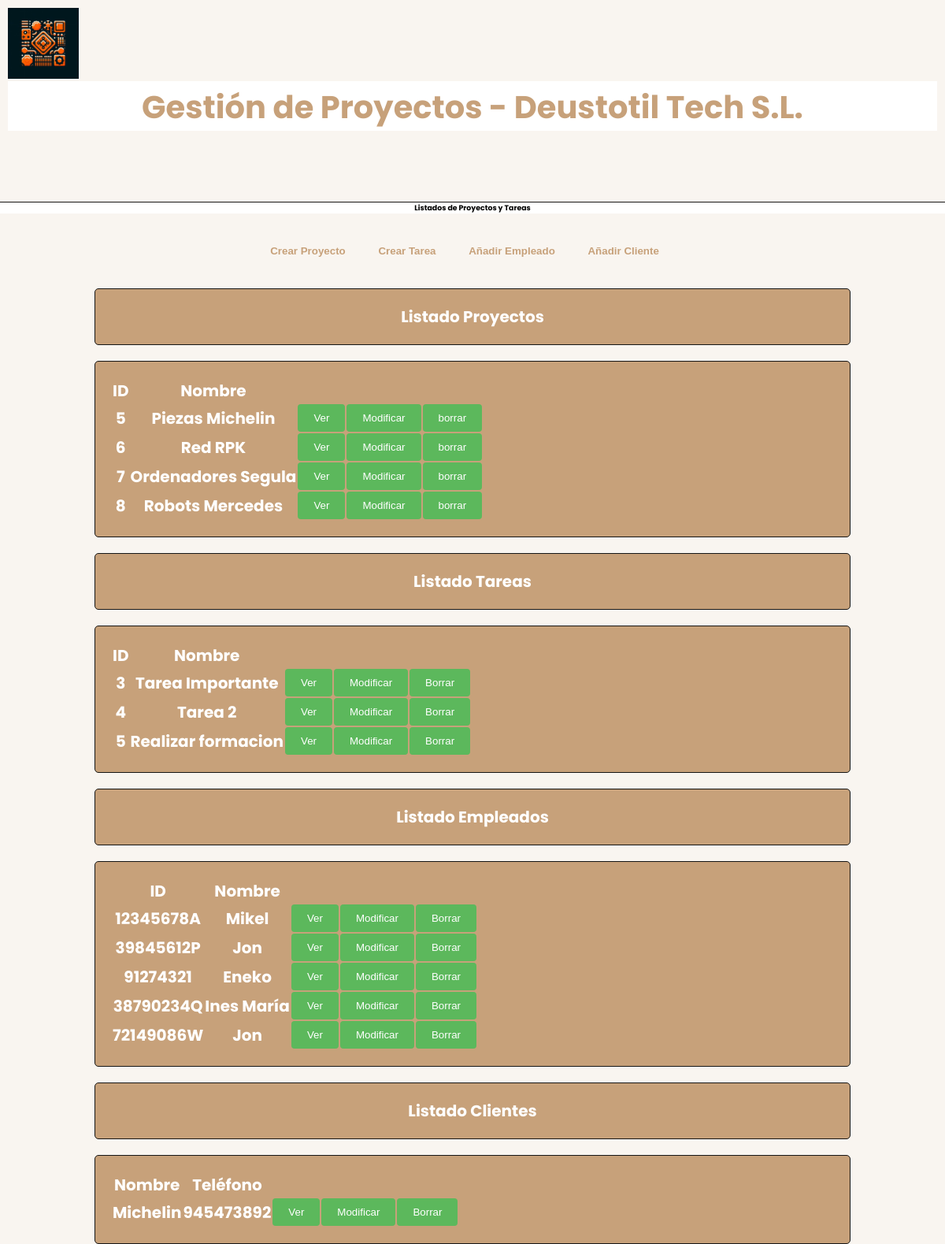
Before: /DjangoGePrApp/listados/ with the older database file.
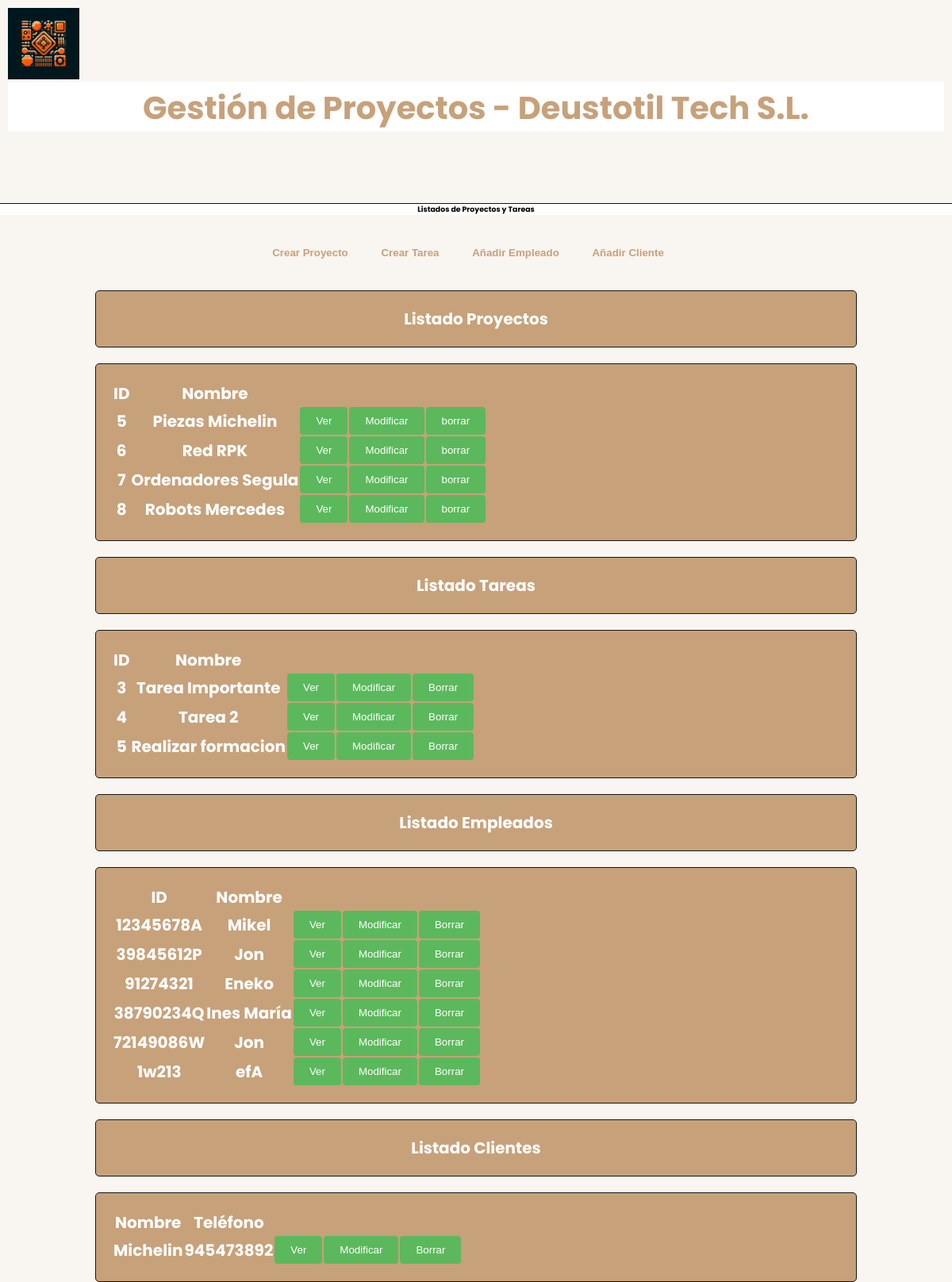
After: the same page with the newer database file.
### DjangoGePrApp/models.py (models this page shows, shortened)
class Proyecto(models.Model):
    Nombre = models.CharField(max_length=30)
    Descripcion = models.CharField(max_length=300)
    Fecha_Inicio = models.DateField()
    Fecha_Fin = models.DateField()
    Presupuesto = models.IntegerField()

class Tarea(models.Model):
    Nombre = models.CharField(max_length=30)
    Descripcion = models.CharField(max_length=300)
    Fecha_Inicio = models.DateField()
    Fecha_Fin = models.DateField()
    Nivel_Prioridad = models.CharField(
        max_length=10, choices=[("Alta", "Alta"), ("Media", "Media"), ("Baja", "Baja")]
    )
    Estado_Tarea = models.CharField(
        max_length=10,
        choices=[
            ("abierta", "Abierta"),
            ("asignada", "Asignada"),
            ("en_proceso", "En Proceso"),
            ("finalizada", "Finalizada"),
        ],
    )
    Notas = models.CharField(max_length=200)

class Empleado(models.Model):
    nombre = models.CharField(max_length=100)
    apellido = models.CharField(max_length=100)
    dni = models.CharField(max_length=20)
    telefono = models.CharField(max_length=20)
    email = models.EmailField()

class Cliente(models.Model):
    Nombre = models.CharField(max_length=30)
    Telefono = models.IntegerField()
    Direccion = models.CharField(max_length=100)

### DjangoGePrApp/views.py (the view)
# urls.py: path('listados/', views.listados, name='listados'),
def listados(request):
    proyectos = Proyecto.objects.all
    tareas = Tarea.objects.all
    empleados = Empleado.objects.all
    clientes = Cliente.objects.all
    context = {'titulo_pagina' : 'Listados de Proyectos y Tareas', 'lista_proyectos' : proyectos,
               'lista_tareas' : tareas, 'lista_empleados' : empleados, 'lista_clientes' : clientes}
    return render(request, 'listados.html', context)

### DjangoGePrApp/templates/listados.html
{% extends "header.html" %}
{% block contenido %}
<div class="contenedor">
  <div class="header">
      <button class="nav"><a href="{% url 'crearProyecto' %}">Crear Proyecto</a></button>
      <button class="nav"><a href="{% url 'crearTareas' %}">Crear Tarea</a></button>
      <button class="nav"><a href="{% url 'añadirEmpleado' %}">Añadir Empleado</a></button>
      <button class="nav"><a href="{% url 'añadirCliente' %}">Añadir Cliente</a></button>
  </div>
</div>
<h3 class="detallesProyecto">Listado Proyectos</h3>
<div class="formulario">
  <table>
    <tr>
      <th>ID</th>
      <th>Nombre</th>
      <th></th>
      <th></th>
      <th></th>
    </tr>
    {% for pro in lista_proyectos %}
    <tr>
      <th>{{ pro.id }}</th>
      <th>{{ pro.Nombre }}</th>
      <th>
        <button class="btnDet" type="submit"><a href="{% url 'detProyecto' pro.id %}">Ver</a></button>
      </th>
      <th>
        <button class="btnModificar" type="submit"><a href="{% url 'modificarProyecto' pro.id %}">Modificar</a></button>
      </th>
      <th>
        <button class="borrar" type="submit"><a href="{% url 'borrarProyecto' pro.id %}">borrar</a></button>
      </th>
    </tr>
    {% endfor %}
  </table>
</div>
<h3 class="detallesTarea">Listado Tareas</h3>
<div class="formulario">
  <table>
    <tr>
      <th>ID</th>
      <th>Nombre</th>
      <th></th>
      <th></th>
      <th></th>
    </tr>
    {% for tar in lista_tareas %}
    <tr>
      <th>{{ tar.id }}</th>
      <th>{{ tar.Nombre }}</th>
      <th>
        <button class="btnDet" type="submit"><a href="{% url 'detTarea' tar.id %}">Ver</a></button>
      </th>
      <th>
        <button class="btnModificar" type="submit"><a href="{% url 'modificarTarea' tar.id %}">Modificar</a></button>
      </th>
      <th>
        <button class="btnBorrar" type="submit"><a href="{% url 'borrarTarea' tar.id %}">Borrar</a></button>
      </th>
    </tr>
    {% endfor %}
  </table>
</div>
<h3 class="detallesEmpleado">Listado Empleados</h3>
<div class="formulario">
  <table>
    <tr>
      <th>ID</th>
      <th>Nombre</th>
      <th></th>
      <th></th>
      <th></th>
    </tr>
    {% for emp in lista_empleados %}
    <tr>
      <th>{{ emp.dni }}</th>
      <th>{{ emp.nombre }}</th>
      <th>
        <button class="btnDet" type="submit"><a href="{% url 'detEmpleado' emp.id %}">Ver</a></button>
      </th>
      <th>
        <button class="btnModificar" type="submit"><a href="{% url 'modificarEmpleado' emp.id %}">Modificar</a></button>
      </th>
      <th>
        <button class="btnBorrar" type="submit"><a href="{% url 'borrarEmpleado' emp.id %}">Borrar</a></button>
      </th>
    </tr>
    {% endfor %}
  </table>
</div>
<h3 class="detallesCliente">Listado Clientes</h3>
<div class="formulario">
  <table>
    <tr>
      <th>Nombre</th>
      <th>Teléfono</th>
      <th></th>
      <th></th>
      <th></th>
    </tr>
    {% for cli in lista_clientes %}
    <tr>
      <th>{{ cli.Nombre }}</th>
      <th>{{ cli.Telefono }}</th>
      <th>
        <button class="btnDet" type="submit"><a href="{% url 'detCliente' cli.id %}">Ver</a></button>
      </th>
      <th>
        <button class="btnModificar" type="submit"><a href="{% url 'modificarCliente' cli.id %}">Modificar</a></button>
      </th>
      <th>
        <button class="btnBorrar" type="submit"><a href="{% url 'borrarCliente' cli.id %}">Borrar</a></button>
      </th>
    </tr>
    {% endfor %}
  </table>
</div>
{% endblock %}

Changed rows visible on the page:
added Empleado: dni "1w213", nombre "efA"
